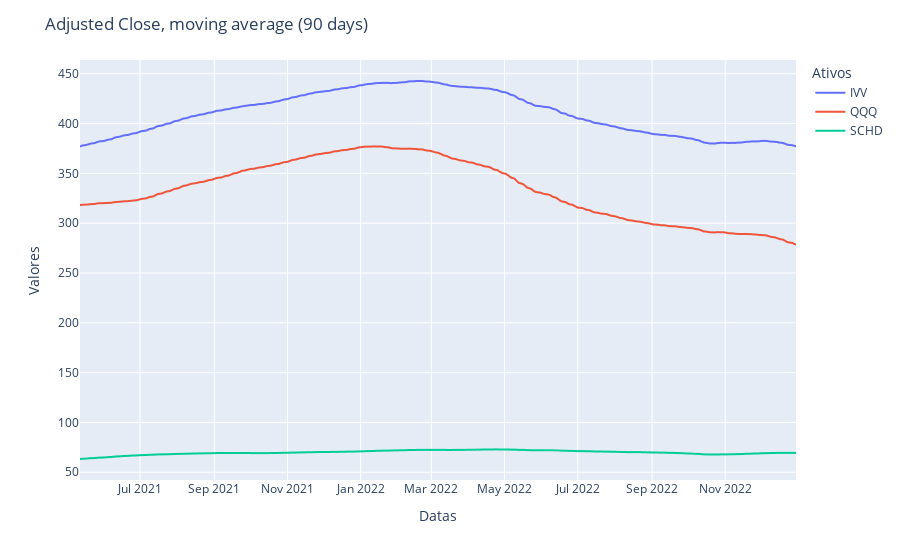

Notebook code cell kept with this figure:
### Code cell
df_adj_load_mean90 = df_ativo_load['Adj Close'].rolling(90).mean()
df_adj_load_mean90_vertical = df_adj_load_mean90.stack().reset_index()
df_adj_load_mean90_vertical.columns = ['data', 'ativo', 'valor']
fig = px.line(
    df_adj_load_mean90_vertical,
    x="data",
    y="valor",
    color='ativo'
)
fig.update_layout(
    title="Adjusted Close, moving average (90 days)",
    xaxis_title="Datas",
    yaxis_title="Valores",
    legend=dict(title="Ativos"),
)
fig.show()

### Figure 1 — Plotly figure (JSON) as saved in the notebook; plotly's stock layout.template omitted (floating-point values rounded to 4 significant figures; data arrays with more than 128 entries replaced by an {"elided": "..."} marker saying what was removed)
{"data": [{"hovertemplate": "ativo=IVV<br>data=%{x}<br>valor=%{y}<extra></extra>", "legendgroup": "IVV", "line": {"color": "#636efa", "dash": "solid"}, "marker": {"symbol": "circle"}, "mode": "lines", "name": "IVV", "showlegend": true, "type": "scattergl", "x": {"elided": "414 str values"}, "xaxis": "x", "y": {"elided": "414 float values"}, "yaxis": "y"}, {"hovertemplate": "ativo=QQQ<br>data=%{x}<br>valor=%{y}<extra></extra>", "legendgroup": "QQQ", "line": {"color": "#EF553B", "dash": "solid"}, "marker": {"symbol": "circle"}, "mode": "lines", "name": "QQQ", "showlegend": true, "type": "scattergl", "x": {"elided": "414 str values"}, "xaxis": "x", "y": {"elided": "414 float values"}, "yaxis": "y"}, {"hovertemplate": "ativo=SCHD<br>data=%{x}<br>valor=%{y}<extra></extra>", "legendgroup": "SCHD", "line": {"color": "#00cc96", "dash": "solid"}, "marker": {"symbol": "circle"}, "mode": "lines", "name": "SCHD", "showlegend": true, "type": "scattergl", "x": {"elided": "414 str values"}, "xaxis": "x", "y": {"elided": "414 float values"}, "yaxis": "y"}], "layout": {"legend": {"title": {"text": "Ativos"}, "tracegroupgap": 0}, "margin": {"t": 60}, "title": {"text": "Adjusted Close, moving average (90 days)"}, "xaxis": {"anchor": "y", "domain": [0, 1], "title": {"text": "Datas"}}, "yaxis": {"anchor": "x", "domain": [0, 1], "title": {"text": "Valores"}}}}
